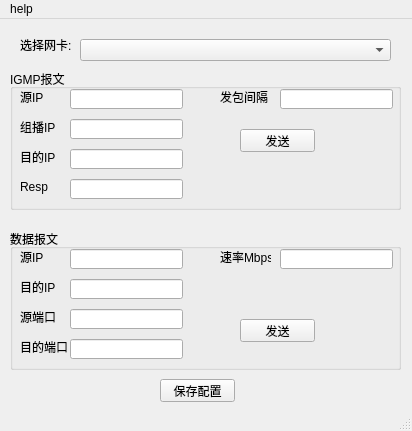
<?xml version="1.0" encoding="UTF-8"?>
<ui version="4.0">
 <class>IgmpSerV2</class>
 <widget class="QMainWindow" name="IgmpSerV2">
  <property name="geometry">
   <rect>
    <x>0</x>
    <y>0</y>
    <width>412</width>
    <height>431</height>
   </rect>
  </property>
  <property name="minimumSize">
   <size>
    <width>412</width>
    <height>431</height>
   </size>
  </property>
  <property name="maximumSize">
   <size>
    <width>412</width>
    <height>431</height>
   </size>
  </property>
  <property name="windowTitle">
   <string>MainWindow</string>
  </property>
  <widget class="QWidget" name="centralwidget">
   <widget class="QLabel" name="label">
    <property name="geometry">
     <rect>
      <x>20</x>
      <y>20</y>
      <width>54</width>
      <height>12</height>
     </rect>
    </property>
    <property name="text">
     <string>选择网卡:</string>
    </property>
   </widget>
   <widget class="QPushButton" name="save_conf">
    <property name="geometry">
     <rect>
      <x>160</x>
      <y>360</y>
      <width>75</width>
      <height>23</height>
     </rect>
    </property>
    <property name="text">
     <string>保存配置</string>
    </property>
   </widget>
   <widget class="QComboBox" name="iface">
    <property name="geometry">
     <rect>
      <x>80</x>
      <y>20</y>
      <width>311</width>
      <height>22</height>
     </rect>
    </property>
   </widget>
   <widget class="QGroupBox" name="groupBox1">
    <property name="geometry">
     <rect>
      <x>10</x>
      <y>50</y>
      <width>391</width>
      <height>141</height>
     </rect>
    </property>
    <property name="title">
     <string>IGMP报文</string>
    </property>
    <widget class="QLabel" name="label_inter">
     <property name="geometry">
      <rect>
       <x>210</x>
       <y>20</y>
       <width>51</width>
       <height>16</height>
      </rect>
     </property>
     <property name="text">
      <string>发包间隔</string>
     </property>
    </widget>
    <widget class="QLineEdit" name="resp">
     <property name="geometry">
      <rect>
       <x>60</x>
       <y>110</y>
       <width>113</width>
       <height>20</height>
      </rect>
     </property>
    </widget>
    <widget class="QLineEdit" name="multicast">
     <property name="geometry">
      <rect>
       <x>60</x>
       <y>50</y>
       <width>113</width>
       <height>20</height>
      </rect>
     </property>
    </widget>
    <widget class="QLabel" name="label_multicast">
     <property name="geometry">
      <rect>
       <x>10</x>
       <y>50</y>
       <width>41</width>
       <height>16</height>
      </rect>
     </property>
     <property name="text">
      <string>组播IP</string>
     </property>
    </widget>
    <widget class="QPushButton" name="send_pro">
     <property name="geometry">
      <rect>
       <x>230</x>
       <y>60</y>
       <width>75</width>
       <height>23</height>
      </rect>
     </property>
     <property name="text">
      <string>发送</string>
     </property>
    </widget>
    <widget class="QLineEdit" name="dst_ip">
     <property name="geometry">
      <rect>
       <x>60</x>
       <y>80</y>
       <width>113</width>
       <height>20</height>
      </rect>
     </property>
    </widget>
    <widget class="QLabel" name="label_srcip">
     <property name="geometry">
      <rect>
       <x>10</x>
       <y>20</y>
       <width>31</width>
       <height>16</height>
      </rect>
     </property>
     <property name="text">
      <string>源IP</string>
     </property>
    </widget>
    <widget class="QLabel" name="label_dstip">
     <property name="geometry">
      <rect>
       <x>10</x>
       <y>80</y>
       <width>41</width>
       <height>16</height>
      </rect>
     </property>
     <property name="text">
      <string>目的IP</string>
     </property>
    </widget>
    <widget class="QLineEdit" name="src_ip">
     <property name="geometry">
      <rect>
       <x>60</x>
       <y>20</y>
       <width>113</width>
       <height>20</height>
      </rect>
     </property>
    </widget>
    <widget class="QLineEdit" name="interval">
     <property name="geometry">
      <rect>
       <x>270</x>
       <y>20</y>
       <width>113</width>
       <height>20</height>
      </rect>
     </property>
     <property name="text">
      <string/>
     </property>
    </widget>
    <widget class="QLabel" name="label_resp">
     <property name="geometry">
      <rect>
       <x>10</x>
       <y>110</y>
       <width>51</width>
       <height>16</height>
      </rect>
     </property>
     <property name="text">
      <string>Resp</string>
     </property>
    </widget>
   </widget>
   <widget class="QGroupBox" name="groupBox2">
    <property name="geometry">
     <rect>
      <x>10</x>
      <y>210</y>
      <width>391</width>
      <height>141</height>
     </rect>
    </property>
    <property name="title">
     <string>数据报文</string>
    </property>
    <widget class="QLabel" name="label_rate">
     <property name="geometry">
      <rect>
       <x>210</x>
       <y>20</y>
       <width>51</width>
       <height>16</height>
      </rect>
     </property>
     <property name="text">
      <string>速率Mbps</string>
     </property>
    </widget>
    <widget class="QLineEdit" name="rate">
     <property name="geometry">
      <rect>
       <x>270</x>
       <y>20</y>
       <width>113</width>
       <height>20</height>
      </rect>
     </property>
    </widget>
    <widget class="QLineEdit" name="sport">
     <property name="geometry">
      <rect>
       <x>60</x>
       <y>80</y>
       <width>113</width>
       <height>20</height>
      </rect>
     </property>
    </widget>
    <widget class="QLineEdit" name="data_dst">
     <property name="geometry">
      <rect>
       <x>60</x>
       <y>50</y>
       <width>113</width>
       <height>20</height>
      </rect>
     </property>
    </widget>
    <widget class="QLabel" name="label_dst">
     <property name="geometry">
      <rect>
       <x>10</x>
       <y>50</y>
       <width>41</width>
       <height>16</height>
      </rect>
     </property>
     <property name="text">
      <string>目的IP</string>
     </property>
    </widget>
    <widget class="QPushButton" name="send_udp">
     <property name="geometry">
      <rect>
       <x>230</x>
       <y>90</y>
       <width>75</width>
       <height>23</height>
      </rect>
     </property>
     <property name="text">
      <string>发送</string>
     </property>
    </widget>
    <widget class="QLineEdit" name="dport">
     <property name="geometry">
      <rect>
       <x>60</x>
       <y>110</y>
       <width>113</width>
       <height>20</height>
      </rect>
     </property>
    </widget>
    <widget class="QLabel" name="label_dport">
     <property name="geometry">
      <rect>
       <x>10</x>
       <y>110</y>
       <width>51</width>
       <height>16</height>
      </rect>
     </property>
     <property name="text">
      <string>目的端口</string>
     </property>
    </widget>
    <widget class="QLabel" name="label_src">
     <property name="geometry">
      <rect>
       <x>10</x>
       <y>20</y>
       <width>31</width>
       <height>16</height>
      </rect>
     </property>
     <property name="text">
      <string>源IP</string>
     </property>
    </widget>
    <widget class="QLineEdit" name="data_src">
     <property name="geometry">
      <rect>
       <x>60</x>
       <y>20</y>
       <width>113</width>
       <height>20</height>
      </rect>
     </property>
    </widget>
    <widget class="QLabel" name="label_sport">
     <property name="geometry">
      <rect>
       <x>10</x>
       <y>80</y>
       <width>41</width>
       <height>16</height>
      </rect>
     </property>
     <property name="text">
      <string>源端口</string>
     </property>
    </widget>
   </widget>
  </widget>
  <widget class="QStatusBar" name="statusbar"/>
  <widget class="QMenuBar" name="menubar">
   <property name="geometry">
    <rect>
     <x>0</x>
     <y>0</y>
     <width>412</width>
     <height>22</height>
    </rect>
   </property>
   <widget class="QMenu" name="menuHelp">
    <property name="title">
     <string>help</string>
    </property>
    <addaction name="action"/>
   </widget>
   <addaction name="menuHelp"/>
  </widget>
  <action name="action">
   <property name="text">
    <string>帮助信息</string>
   </property>
  </action>
 </widget>
 <resources/>
 <connections/>
</ui>
